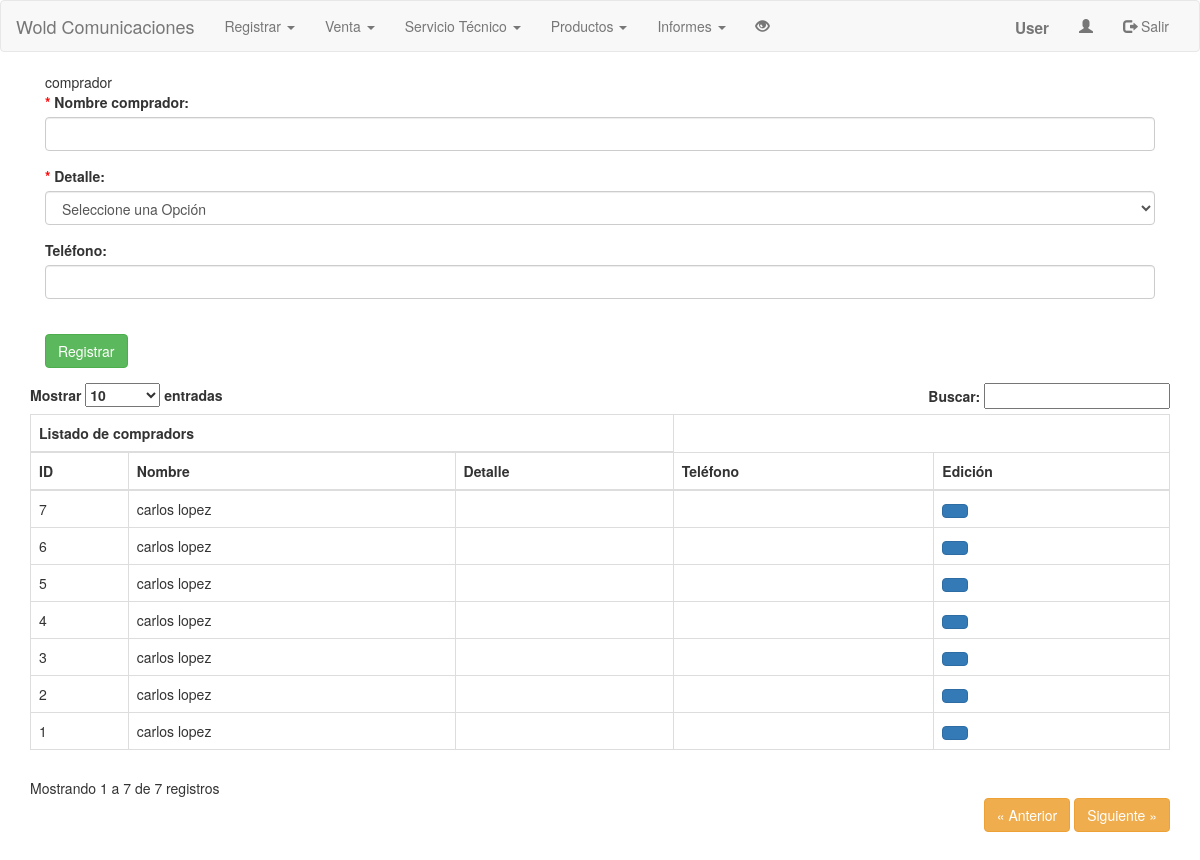
The page /index.php?pag=6 on the database as committed earlier.
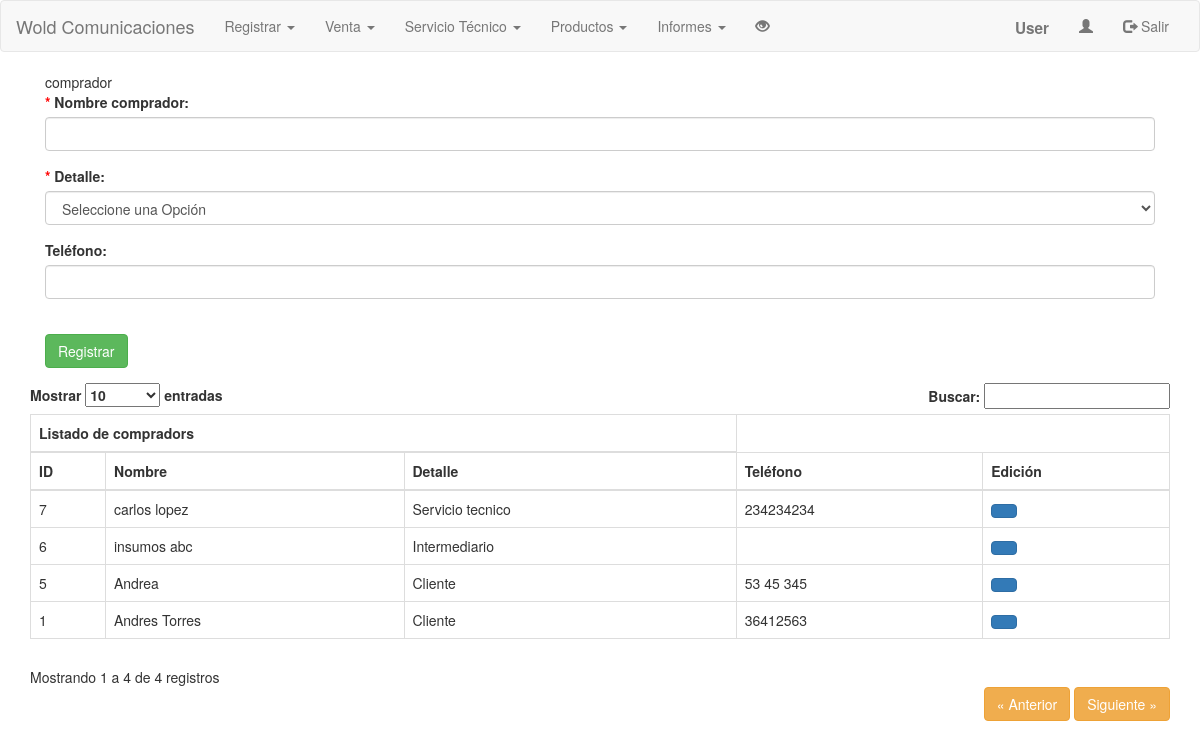
The same page on the database as committed later.
### tables this page shows
CREATE TABLE IF NOT EXISTS `tbcomprador` (
  `idcomprador` int(11) NOT NULL,
  `nombre` varchar(100) NOT NULL,
  `detalle` enum('Cliente','Servicio tecnico','Intermediario') NOT NULL,
  `telefono` varchar(10) DEFAULT NULL
);

### controlador/ccomprador.php (called while the page is built, shortened)
<?php
	include('modelo/mcomprador.php');
	$comprador = new Mcomprador();

### modelo/mcomprador.php (called while the page is built, shortened)
<?php
	include('controlador/conexion.php');
	include('functions.php');
	class Mcomprador extends Funciones
	{
		function consultar_comprador()
		{
			$sql = "SELECT * FROM `tbcomprador` ORDER BY idcomprador DESC";
			 return $this->SeleccionDatos($sql);
		}
	}

### modelo/functions.php (called while the page is built, shortened)
<?php
	class Funciones {
        function SeleccionDatos($consulta)
        {
                $conexionBD = new conexion();
                $conexionBD -> conectarBD();
                $datos = $conexionBD -> ejeCon($consulta, 0);
                return $datos;
        }
        function formato_telefono_general($tel)
        {
                $tel = preg_replace('/[^0-9]/', '', $tel);
                if(strlen($tel) == 7){
                        $tel = preg_replace('/([0-9]{2})([0-9]{2})([0-9]{3})/', '$1 $2 $3', $tel);
                }
                 elseif(strlen($tel) == 10){
                        $tel = preg_replace('/([0-9]{3})([0-9]{3})([0-9]{4})/', '$1 $2 $3', $tel);
                }
                return $tel;
        }
    }

### controlador/configuracion.php (called while the page is built)
<?php
	$serv_bd = "localhost";
	$usu_bd = "root";
	$pass_bd = "";
	$bd = "bdserviciotecnico";
?>

### controlador/conexion.php (called while the page is built, shortened)
<?php
	class conexion {
		var $link;
		function conectarBD() {
			include("configuracion.php");
			$this -> link = mysqli_connect ($serv_bd, $usu_bd, $pass_bd);
			$bd2 = mysqli_select_db($this->link,$bd);
		}
		function ejeCon($con, $op) {
			$this -> resultado = mysqli_query($this->link,$con) or die("La consulta fallo: ". mysqli_error($this->link));
			if($op == 0) {
				while ($linea = mysqli_fetch_array($this -> resultado)) {
					$arrayResultado[] = $linea;
				}
			} else {
				$arrayResultado[] = 0;
			}
			$resarr = isset ($arrayResultado) ? $arrayResultado: NULL;
			if($resarr) {
				return $arrayResultado;
			}
		}
	}
?>

### vista/vcomprador.php (the view, shortened to what this page needs)
<?php include('controlador/ccomprador.php'); ?>
<div class="container-fluid lol">
<div class="eti">comprador</div>
	<form class="blanco" action="" method="POST">
		<div class="form-group campo">
            <label for=""><span style="color:red;">* </span>Nombre comprador:</label>
            <input type="text" class="form-control" name="nombre" pattern="[A-z ]{2,50}" title="Solo se permiten letras máximo 50 caracteres" required>
		</div>
		<div class="form-group campo">
            <label for=""><span style="color:red;">* </span>Detalle:</label>
            <select name="detalle" class="form-control" required>
                    <option value="" selected>Seleccione una Opción</option>
            </select>
		</div>
		<div class="form-group campo">
            <label for="">Teléfono:</label>
            <input type="text" class="form-control" name="telefono" pattern="[0-9]{7,20}" title="Solo se permiten telefonos validos, minimo desde 7 numeros y máximo 20 caracteres">
		</div>
		 <div class="form-group campo"> <br>
            <button type="submit" class="btn btn-success" value="Insertar">Registrar <span class="icon-checkmark"></span></button>
        </div>
	</form>
</div>
<?php $consultacomprador = $comprador->consultar_comprador(); ?>
					<div id='no-more-tables'>
						<table class="table table-bordered table-hover" id="example">
				  <thead>
            <tr>
                <th colspan="3">Listado de compradors</th>
            </tr>
            <tr>
                <th>ID</th>
                <th>Nombre</th>
                <th>Detalle</th>
                <th>Teléfono</th>
                <th>Edición</th>
            </tr>
        </thead>
        <tbody>
            <?php for($i=0;$i<count($consultacomprador);$i++): ?>
                <tr>
                    <td data-title='ID'><?= $consultacomprador[$i]['idcomprador'] ?></td>
                    <td data-title='Nombre'><?= $consultacomprador[$i]['nombre'] ?></td>
                    <td data-title='Detalle'><?= $consultacomprador[$i]['detalle'] ?></td>
                    <td data-title='Teléfono'><?= $comprador->formato_telefono_general($consultacomprador[$i]['telefono']) ?></td>
                    <td data-title='Edición'><a href="index.php?pag=7&id=<?= $consultacomprador[$i]['idcomprador'] ?>" class="btn btn-primary"><span class="icon-pencil2"></span></a></td>
                </tr>
            <?php endfor; ?>
        </tbody>
    </table>
    </div>
    </div>
<br/><br/>

### index.php (shortened to what this page needs)
<!DOCTYPE html>
<html lang="en">
<head>
	<link rel="stylesheet" href="css/bootstrap.min.css"/>
  <link rel="stylesheet" href="css/bootstrap-responsive.css"/>
	<link rel="stylesheet" href="css/tablaResponsive.css"/>
	<link rel="stylesheet" href="css/datatable.css"/>
	<link rel="stylesheet" href="css/miestilo.css">
	<link rel="stylesheet" href="fonts/style.css">
	<link rel="stylesheet" href="css/chosen.css">
	<link rel="stylesheet" href="css/chosen-bootstrap.css">
	<link rel="stylesheet" href="css/animate.css">
</head>
<body>
	<nav class="navbar navbar-default">
  		<div class="container-fluid">
    		<div class="navbar-header">
      			<a class="navbar-brand active" href="index.php">Wold Comunicaciones</a>
    		</div>
			<div class="collapse navbar-collapse" id="myNavbar">
    			<ul class="nav navbar-nav">
      				<li class="dropdown" id="registrar">
      					<a class="dropdown-toggle" data-toggle="dropdown" href="">Registrar
      					<span class="caret"></span></a>
      				</li>
      				<li class="dropdown" id="venta">
      					<a class="dropdown-toggle" data-toggle="dropdown" href="">Venta
      					<span class="caret"></span></a>
      				</li>
      				<li class="dropdown" id="st">
      					<a class="dropdown-toggle" data-toggle="dropdown" href="">Servicio Técnico
      					<span class="caret"></span></a>
      				</li>
      				<li class="dropdown" id="producto">
      					<a class="dropdown-toggle" data-toggle="dropdown" href="">Productos
      					<span class="caret"></span></a>
      				</li>
      				<li class="dropdown" id="consulta">
      					<a class="dropdown-toggle" data-toggle="dropdown" href="">Informes
      					<span class="caret"></span></a>
      				</li>
      				<li><a href="index.php?pag=46"><span class="glyphicon glyphicon-eye-open"></a></li>
    			</ul>
    			<ul class="nav navbar-nav navbar-right">
    				<div class="navbar-brand"><small><strong>User</strong></small></div>
      				<li><a href="index.php?pag=33"><span class="glyphicon glyphicon-user"></span></a></li>
     				<li><a href="vista/vsalir.php"><span class="glyphicon glyphicon-log-out"></span> Salir</a></li>
   				</ul>
   			</div>
  		</div>
	</nav>
    <div class="container">
		<?php
			$page = isset($_GET['pag']) ? $_GET['pag'] : NULL;
            if ($page == 6)
			{
                include("vista/vcomprador.php");
			}
		?>
</body>
</html>

### css/datatable.css (style rules this page uses)
table { margin: 1em 0; clear: both; }

Rows that differ between the two databases and show on the page:
removed tbcomprador: idcomprador "4", nombre "carlos lopez"
removed tbcomprador: idcomprador "3", nombre "carlos lopez"
removed tbcomprador: idcomprador "2", nombre "carlos lopez"
changed tbcomprador "carlos lopez": detalle (not shown) → "Servicio tecnico"; telefono (not shown) → "234234234"
changed tbcomprador id 6: nombre "carlos lopez" → "insumos abc"; detalle (not shown) → "Intermediario"
changed tbcomprador id 5: nombre "carlos lopez" → "Andrea"; detalle (not shown) → "Cliente"; telefono (not shown) → "53 45 345"
changed tbcomprador id 1: nombre "carlos lopez" → "Andres Torres"; detalle (not shown) → "Cliente"; telefono (not shown) → "36412563"
Other text that changed with them:
text written by a page script: "Mostrar entradas Buscar: Mostrando 1 a 7 de 7 registros « Anterior Siguiente »" → "Mostrar entradas Buscar: Mostrando 1 a 4 de 4 registros « Anterior Siguiente »"
